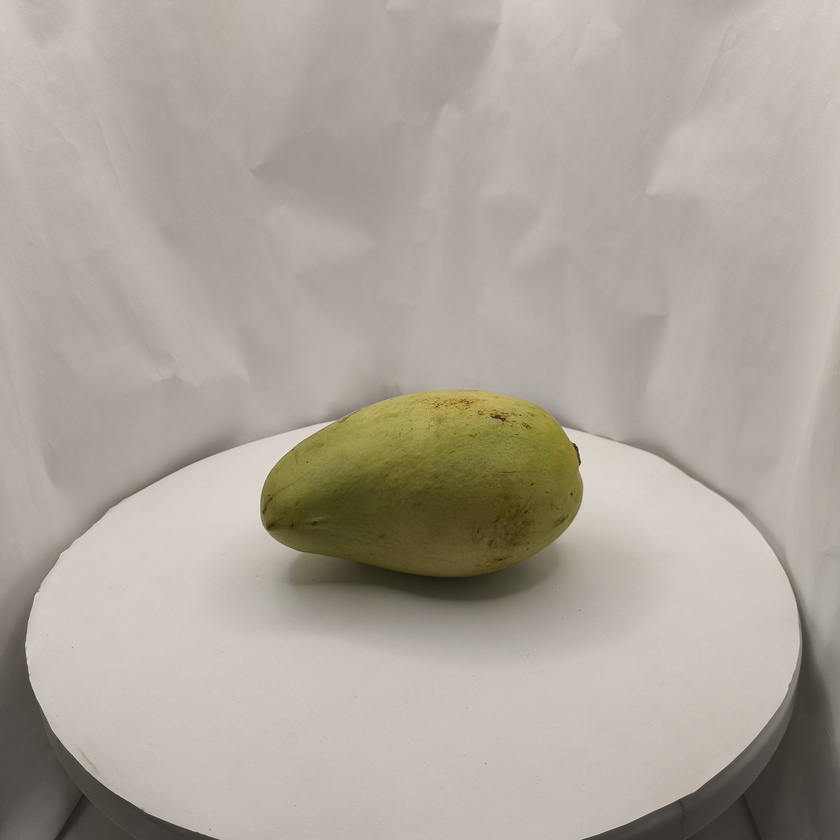
#> input picture data/images/firm-ripe/Ronda2_Mango01Frente01.jpg, 840 x 840 px, shrunk from 3472 x 3472 before the run
$ python -i segmentacion_otsu_kapur.py   (imports and definitions only)
#> lines starting #> are read from the running program, lines starting #| are printed output that depends on the picture; after the words box and inside, x2 and y2 are one past the last pixel; in counts of white or black regions, pixels touching at a corner belong together
#> further down, picture is the input picture: shape (840, 840, 3); mean B, G, R 155.2, 166, 172.8
import os
import cv2
import numpy as np
from skimage.filters import threshold_otsu
from skimage.exposure import histogram


# [19 lines left out: function kapur_threshold, not called in this run]


def segmentar_imagen(imagen, metodo='otsu'):
#> called with metodo = 'otsu'
    lab = cv2.cvtColor(imagen, cv2.COLOR_BGR2Lab)
#> lab: shape (840, 840, 3); mean of channels 0, 1, 2 173.8, 128.6, 134.6
    base = lab[:, :, 2]
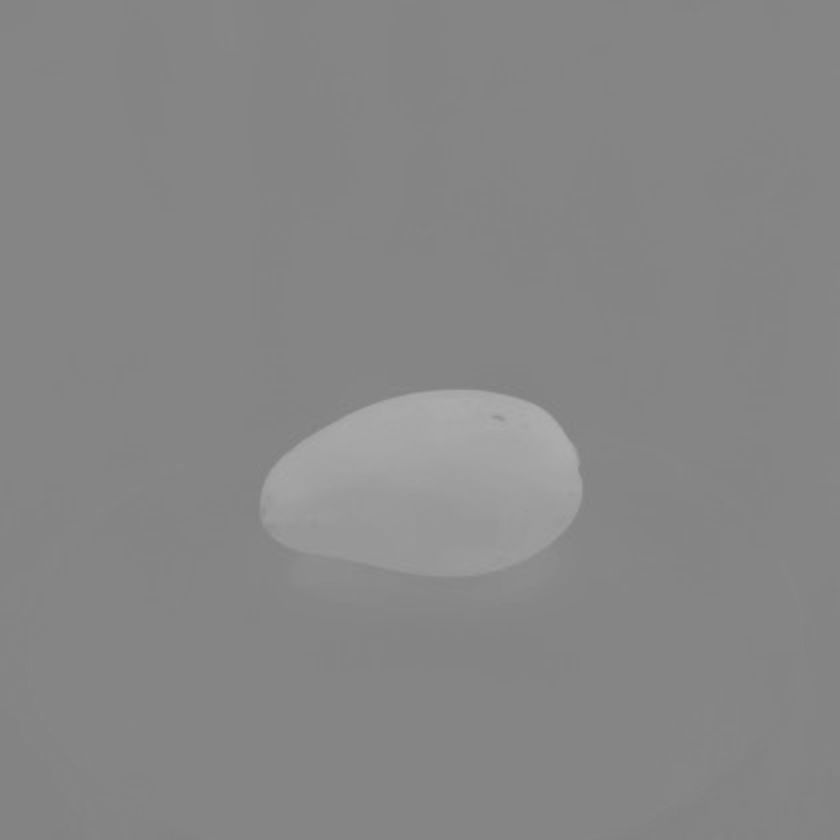
#> base: shape (840, 840); min 129, max 175, mean 134.6

    if metodo == 'otsu':
        t = threshold_otsu(base)
#> t = 145
    elif metodo == 'kapur':
        t = kapur_threshold(base)
    else:
        raise ValueError("Método no reconocido. Usa 'otsu' o 'kapur'.")

    mascara_binaria = (base > t).astype(np.uint8) * 255
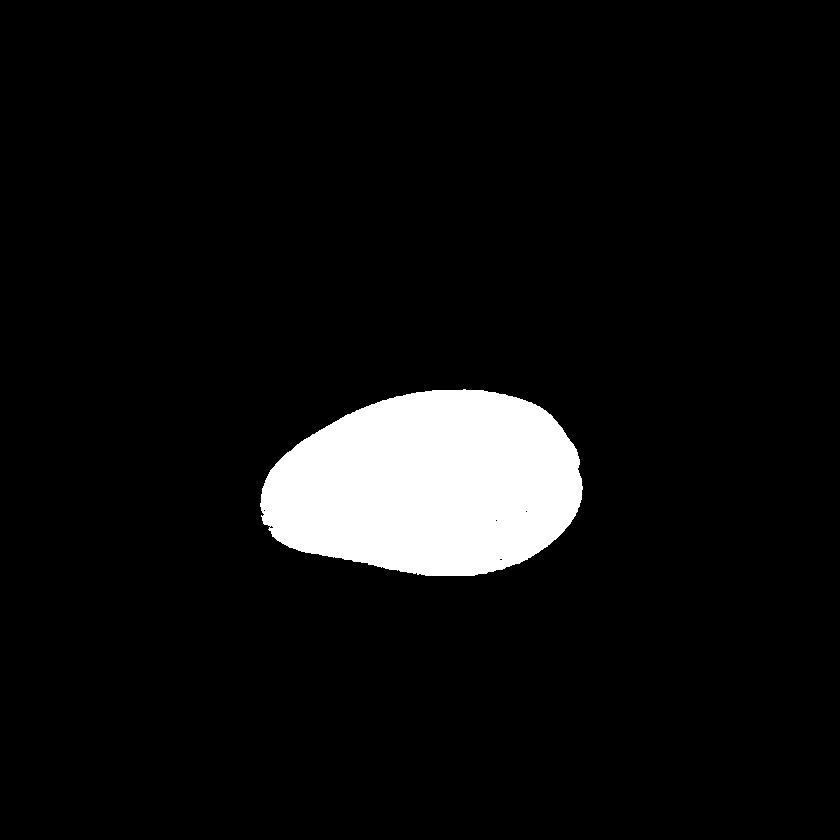
#> mascara_binaria: shape (840, 840); 6.6% white; 1 white region, box (x1, y1, x2, y2) and area: (260, 389, 583, 576) 46700

    kernel = cv2.getStructuringElement(cv2.MORPH_ELLIPSE, (5, 5))
    mascara_refinada = cv2.morphologyEx(mascara_binaria, cv2.MORPH_CLOSE, kernel)
#> mascara_refinada: shape (840, 840); 6.6% white; 1 white region, box (x1, y1, x2, y2) and area: (260, 389, 583, 576) 46730
    mascara_refinada = cv2.morphologyEx(mascara_refinada, cv2.MORPH_OPEN, kernel)
#> mascara_refinada: shape (840, 840); 6.6% white; 1 white region, box (x1, y1, x2, y2) and area: (260, 389, 583, 576) 46723

    return mascara_refinada


def aplicar_mascara(imagen, mascara):
    return cv2.bitwise_and(imagen, imagen, mask=mascara)


# [26 lines left out: function procesar_segmentacion, not called in this run]


origen = 'ruta/a/tu/carpeta_de_imagenes'
destino = 'ruta/a/tu/carpeta_de_salida'

# [9 lines not run here, left out]

>>> import cv2
>>> picture = cv2.imread('../../data/images/firm-ripe/Ronda2_Mango01Frente01.jpg')
>>> result = segmentar_imagen(picture)

$ run again, on data/images/firm-ripe/Ronda2_Mango01Frente03.jpg
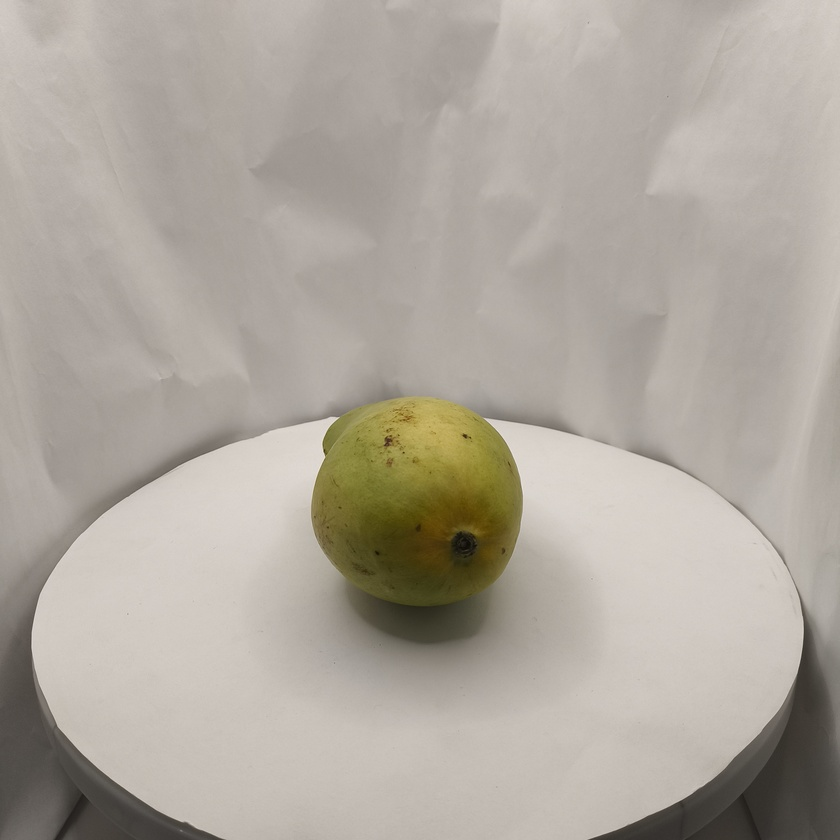
#> input picture data/images/firm-ripe/Ronda2_Mango01Frente03.jpg, 840 x 840 px, shrunk from 3472 x 3472 before the run
#> picture is the input picture: shape (840, 840, 3); mean B, G, R 157.7, 167.5, 174.4
#> lab: shape (840, 840, 3); mean of channels 0, 1, 2 175.3, 128.8, 134
#> in segmentar_imagen, `base = lab[:, :, 2]`:
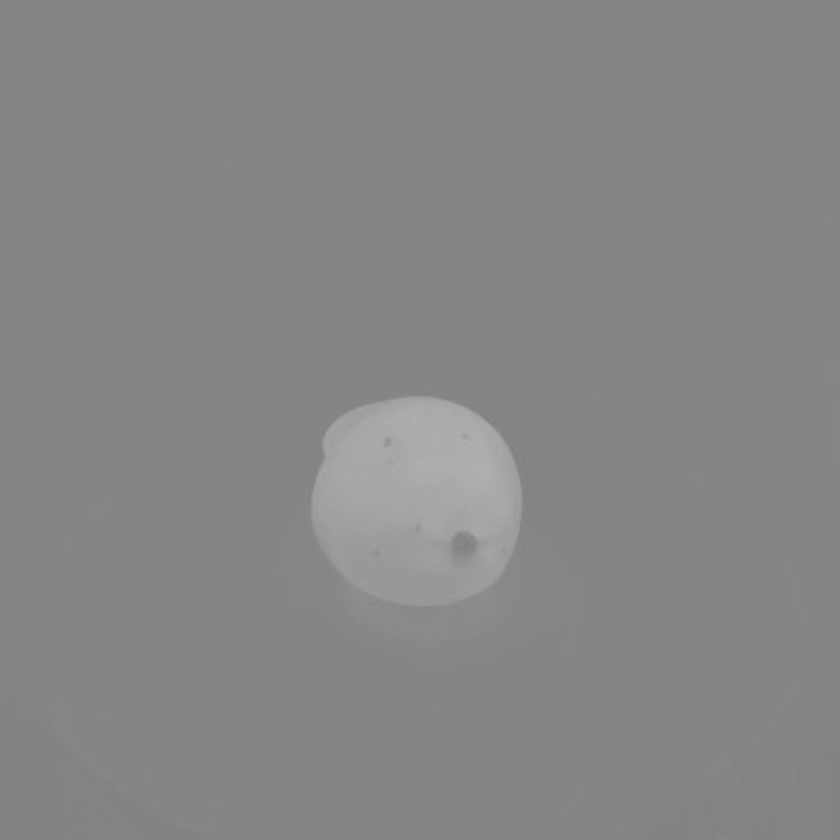
#> base: shape (840, 840); min 129, max 175, mean 134
#> t = 147
#> in segmentar_imagen, `mascara_binaria = (base > t).astype(np.uint8) * 255`:
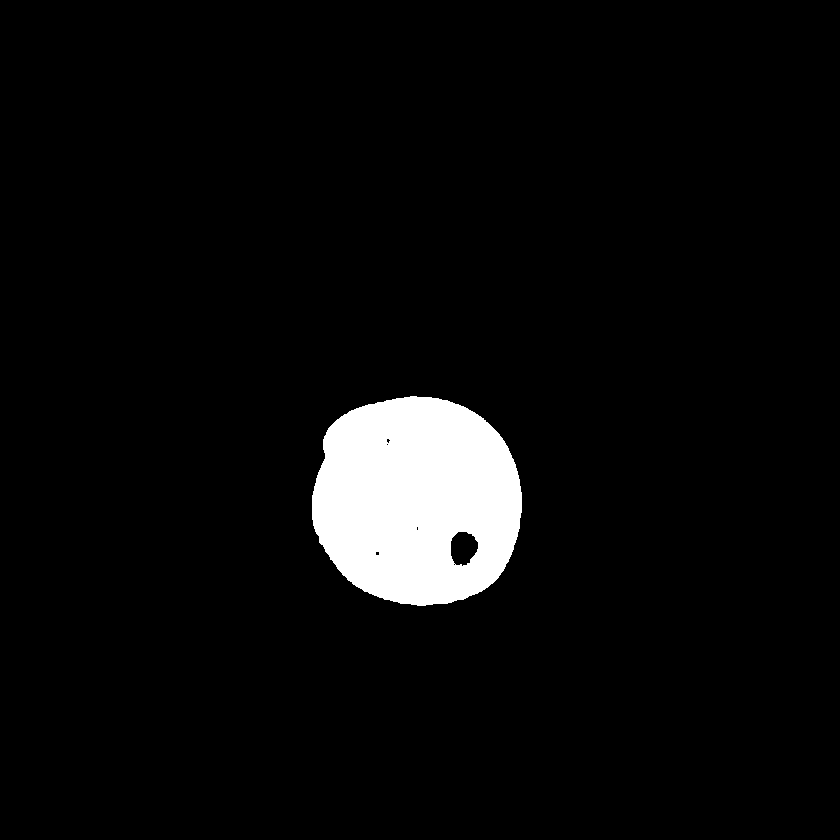
#> mascara_binaria: shape (840, 840); 4.9% white; 1 white region, box (x1, y1, x2, y2) and area: (312, 396, 522, 606) 34728
